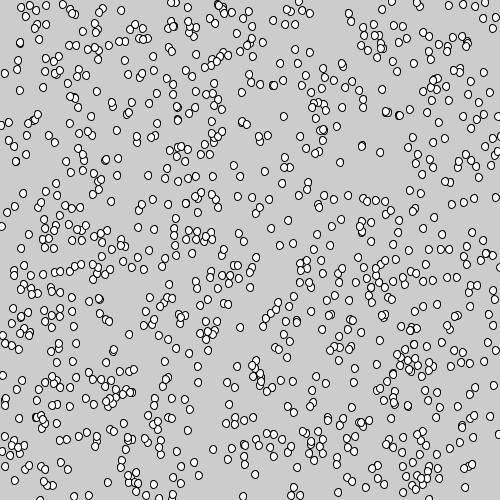
Frame 1 (no input)
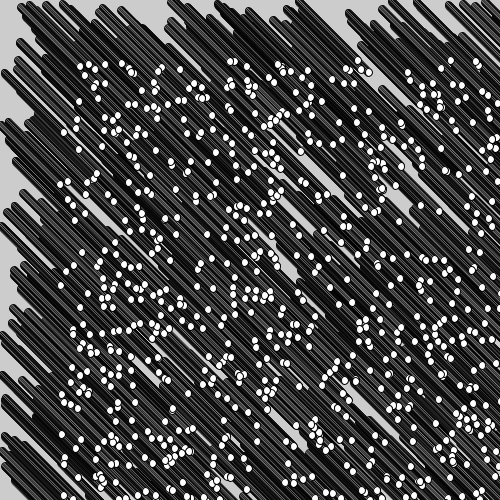
Frame 60 (the mouse pressed at the canvas centre just before this capture)
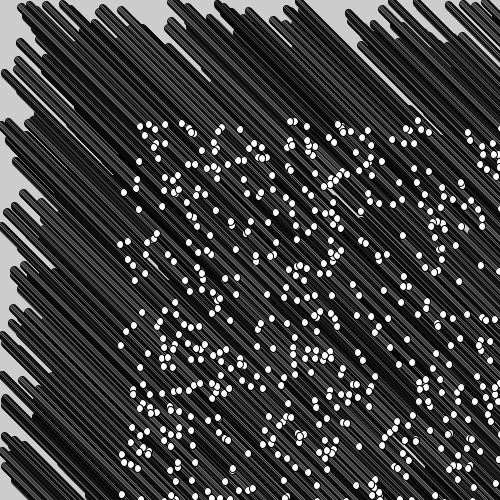
Frame 120 (the mouse held since frame 60 and released just before this capture)

The Processing sketch that drew these frames (run headless with seeded random() and noise(); from frame 60 on, the mouse is pressed at the canvas centre):

// Processing sketch: processing_138742
// ── processing_138742.pde

float[] x = new float[1000];
float[] y = new float[1000];
void setup() {
  size(500,500);
  for (int p = 0; p < x.length; p++) {
    x[p]=random(width);
    y[p]=random(height);
  }
}
void draw() {
  for (int p = 0; p < x.length; p++) {
    x[p]++;
    ellipse(x[p],y[p],6,5);
    y[p]++;
    ellipse(x[p],y[p],7,8);
  }
}
